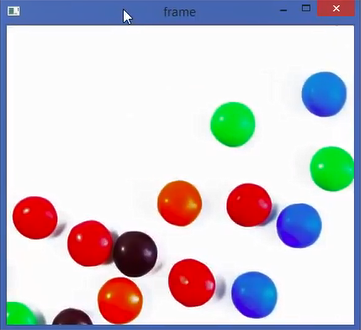
#> input picture object detection and tracking/course.PNG, 361 x 330 px
$ python HUE_dynamiclly.py
#> lines starting #> are read from the running program, lines starting #| are printed output that depends on the picture; after the words box and inside, x2 and y2 are one past the last pixel; in counts of white or black regions, pixels touching at a corner belong together
# Define HSV dynamicly using trackbar in Object detection and tracking.
import numpy as np
import cv2

def nothing(x):
    pass

cv2.namedWindow('Tracking')
# Create six trackbars to define HSV dynamicly
cv2.createTrackbar('LowerHue', 'Tracking', 0, 255, nothing)
#> slider 'LowerHue' is set to 51
cv2.createTrackbar('LowerSaturation', 'Tracking', 0, 255, nothing)
#> slider 'LowerSaturation' is set to 51
cv2.createTrackbar('LowerValue', 'Tracking', 0, 255, nothing)
#> slider 'LowerValue' is set to 51

cv2.createTrackbar('UpperHue', 'Tracking',  255, 255, nothing)
cv2.createTrackbar('UpperSaturation', 'Tracking',  255, 255, nothing)
cv2.createTrackbar('UpperValue', 'Tracking',  255, 255, nothing)

while True:
    # Image read
    frame = cv2.imread('course.PNG')
#> frame is the input picture: shape (330, 361, 3); mean B, G, R 207.7, 199.4, 204.8

    # Convert colored image into a HSV image.
    hsv = cv2.cvtColor(frame, cv2.COLOR_BGR2HSV)
#> hsv: shape (330, 361, 3); mean H, S, V 49.5, 60.8, 231.5

    # Get current position of the above trackbars
    lower_hue = cv2.getTrackbarPos('LowerHue', 'Tracking')
    lower_saturation = cv2.getTrackbarPos('LowerSaturation', 'Tracking')
    lower_value = cv2.getTrackbarPos('LowerValue', 'Tracking')

    upper_hue = cv2.getTrackbarPos('UpperHue', 'Tracking')
    uper_saturation = cv2.getTrackbarPos('UpperSaturation', 'Tracking')
    upper_value = cv2.getTrackbarPos('UpperValue', 'Tracking')

    # we will threshold the HSV image for a range of blue color.
    # Define lower range of blue color for HSV image inside np array.
    # lower_blue = np.array([110, 50, 50])
    lower_blue = np.array([lower_hue, lower_saturation, lower_value])
    # Define upper range of blue color for HSV image inside np array
    # upper_blue = np.array([130, 250, 250])
    upper_blue = np.array([upper_hue, uper_saturation, upper_value])

    '''Threshold the HSV image to get only the blue color.
    the input image (hsv), the lower threshold array
    mask = cv2.inRange(input image - hsv, the lower threshold array,
    the upper threshold array)'''
    mask = cv2.inRange(hsv, lower_blue, upper_blue)
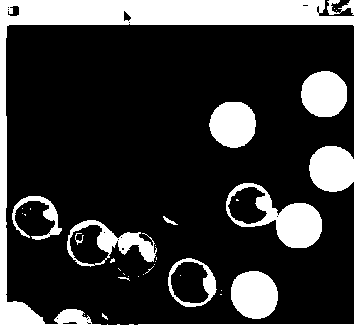
#> mask: shape (330, 361); 23.6% white; 34 white regions (23 under 20 px), largest, box (x1, y1, x2, y2) and area: (0, 0, 361, 330) 17565, (226, 183, 322, 248) 2476, (231, 271, 278, 319) 1802

    '''result = cv2.bitwise_and(frame, frame, mask = mask)
    Peroforms bitwise_and operation to mask the original image.
    result = cv2.bitwise_and(the source input array, the destination output
    array - same image, the mask array - attribute is set in order to apply
    the mask for the lower_blue value and upper_blue value)'''
    result = cv2.bitwise_and(frame, frame, mask = mask)
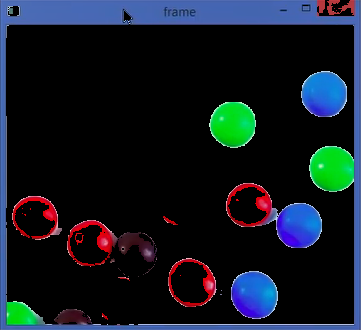
#> result: shape (330, 361, 3); mean B, G, R 34, 25.2, 17.5

    # This is going to open three windows
    cv2.imshow('frame', frame)
    cv2.imshow('mask', mask)
    # cv2.imshow('hsv', hsv)
    cv2.imshow('result', result)

    k = cv2.waitKey(1)
#> (key Esc is pressed here)
    # If the pressed key is escape key
    if k == 27:
        break

cv2.destroyAllWindows()
